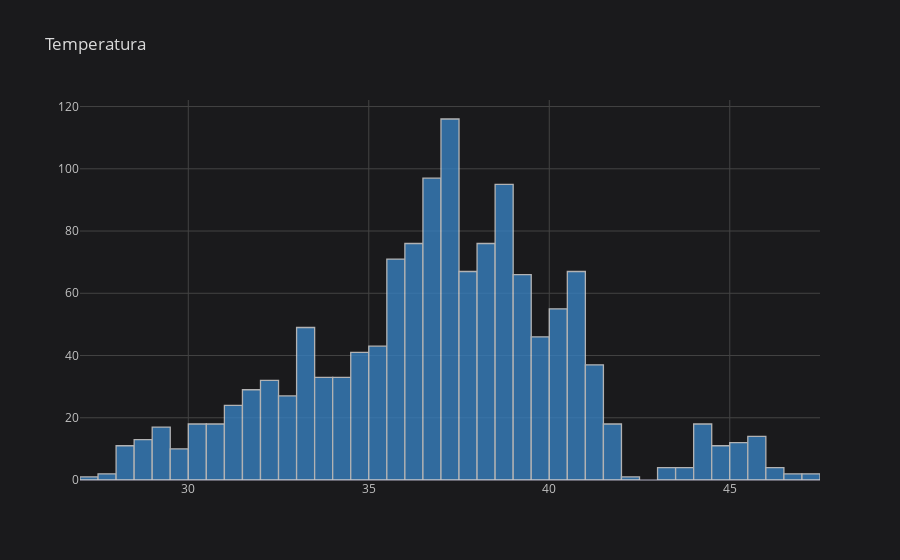

Source (notebook cell):
### Code cell
TT.iplot(kind='hist', column=' Temperatura', title='Temperatura')

### Figure 1 — Plotly figure (JSON) as saved in the notebook; plotly's stock layout.template omitted (floating-point values rounded to 4 significant figures; data arrays with more than 128 entries replaced by an {"elided": "..."} marker saying what was removed)
{"data": [{"histfunc": "count", "histnorm": "", "marker": {"color": "rgba(55, 128, 191, 1.0)", "line": {"color": "#D9D9D9", "width": 1.3}}, "name": " Temperatura", "opacity": 0.8, "orientation": "v", "type": "histogram", "x": {"elided": "1360 float values"}}], "layout": {"autosize": true, "barmode": "overlay", "legend": {"bgcolor": "#1A1A1C", "font": {"color": "#D9D9D9"}}, "paper_bgcolor": "#1A1A1C", "plot_bgcolor": "#1A1A1C", "title": {"font": {"color": "#D9D9D9"}, "text": "Temperatura"}, "xaxis": {"autorange": true, "gridcolor": "#434343", "range": [27, 47.5], "showgrid": true, "tickfont": {"color": "#C2C2C2"}, "title": {"font": {"color": "#D9D9D9"}, "text": ""}, "type": "linear", "zerolinecolor": "#666570"}, "yaxis": {"autorange": true, "gridcolor": "#434343", "range": [0, 122.1], "showgrid": true, "tickfont": {"color": "#C2C2C2"}, "title": {"font": {"color": "#D9D9D9"}, "text": ""}, "zerolinecolor": "#666570"}}}
